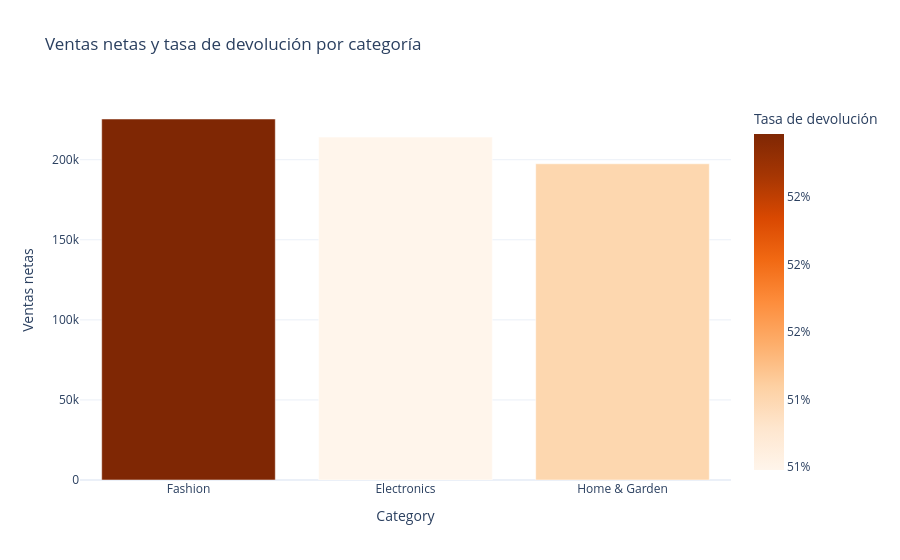

Notebook cell for this chart:
### Code cell
# ¿Cómo se comparan visualmente las ventas netas y las devoluciones entre categorías?

fig = px.bar(
    category_summary,
    x="Category",
    y="net_sales",
    color="return_rate",
    color_continuous_scale="Oranges",
    hover_data=["orders", "gross_sales", "returned_amount"],
    title="Ventas netas y tasa de devolución por categoría",
    labels={"net_sales": "Ventas netas", "return_rate": "Tasa de devolución"},
)
fig.update_coloraxes(colorbar_tickformat=".0%")
fig.update_layout(template="plotly_white")
fig.show()

### Figure 1 — Plotly figure (JSON) as saved in the notebook; plotly's stock layout.template omitted (floating-point values rounded to 4 significant figures)
{"data": [{"alignmentgroup": "True", "customdata": [[343, 451200.0, 225800.0], [336, 440500.0, 226300.0], [321, 389100.0, 191600.0]], "hovertemplate": "Category=%{x}<br>Ventas netas=%{y}<br>orders=%{customdata[0]}<br>gross_sales=%{customdata[1]}<br>returned_amount=%{customdata[2]}<br>Tasa de devolución=%{marker.color}<extra></extra>", "legendgroup": "", "marker": {"color": [0.5219, 0.5119, 0.514], "coloraxis": "coloraxis", "pattern": {"shape": ""}}, "name": "", "offsetgroup": "", "orientation": "v", "showlegend": false, "textposition": "auto", "type": "bar", "x": ["Fashion", "Electronics", "Home & Garden"], "xaxis": "x", "y": [225400.0, 214200.0, 197500.0], "yaxis": "y"}], "layout": {"barmode": "relative", "coloraxis": {"colorbar": {"tickformat": ".0%", "title": {"text": "Tasa de devolución"}}, "colorscale": [[0, "rgb(255,245,235)"], [0.125, "rgb(254,230,206)"], [0.25, "rgb(253,208,162)"], [0.375, "rgb(253,174,107)"], [0.5, "rgb(253,141,60)"], [0.625, "rgb(241,105,19)"], [0.75, "rgb(217,72,1)"], [0.875, "rgb(166,54,3)"], [1, "rgb(127,39,4)"]]}, "legend": {"tracegroupgap": 0}, "title": {"text": "Ventas netas y tasa de devolución por categoría"}, "xaxis": {"anchor": "y", "domain": [0, 1], "title": {"text": "Category"}}, "yaxis": {"anchor": "x", "domain": [0, 1], "title": {"text": "Ventas netas"}}}}
